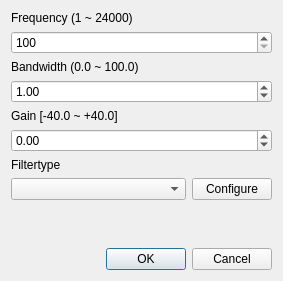
<?xml version="1.0" encoding="UTF-8"?>
<ui version="4.0">
 <class>addpoint</class>
 <widget class="QDialog" name="addpoint">
  <property name="geometry">
   <rect>
    <x>0</x>
    <y>0</y>
    <width>283</width>
    <height>281</height>
   </rect>
  </property>
  <property name="windowTitle">
   <string>Add Point</string>
  </property>
  <property name="windowIcon">
   <iconset resource="../../res/ddceditor_resources.qrc">
    <normaloff>:/img/icon.png</normaloff>:/img/icon.png</iconset>
  </property>
  <property name="modal">
   <bool>true</bool>
  </property>
  <layout class="QVBoxLayout" name="verticalLayout">
   <item>
    <widget class="QLabel" name="label">
     <property name="text">
      <string>Frequency (1 ~ 24000)</string>
     </property>
    </widget>
   </item>
   <item>
    <widget class="QSpinBox" name="freq">
     <property name="minimum">
      <number>100</number>
     </property>
     <property name="maximum">
      <number>24000</number>
     </property>
     <property name="singleStep">
      <number>10</number>
     </property>
    </widget>
   </item>
   <item>
    <widget class="QLabel" name="label_2">
     <property name="text">
      <string>Bandwidth (0.0 ~ 100.0)</string>
     </property>
    </widget>
   </item>
   <item>
    <widget class="QDoubleSpinBox" name="bw">
     <property name="maximum">
      <double>100.000000000000000</double>
     </property>
     <property name="singleStep">
      <double>0.200000000000000</double>
     </property>
     <property name="value">
      <double>1.000000000000000</double>
     </property>
    </widget>
   </item>
   <item>
    <widget class="QLabel" name="label_3">
     <property name="text">
      <string>Gain [-40.0 ~ +40.0]</string>
     </property>
    </widget>
   </item>
   <item>
    <widget class="QDoubleSpinBox" name="gain">
     <property name="minimum">
      <double>-40.000000000000000</double>
     </property>
     <property name="maximum">
      <double>40.000000000000000</double>
     </property>
     <property name="singleStep">
      <double>0.200000000000000</double>
     </property>
    </widget>
   </item>
   <item>
    <widget class="QLabel" name="label_4">
     <property name="text">
      <string>Filtertype</string>
     </property>
    </widget>
   </item>
   <item>
    <layout class="QHBoxLayout" name="horizontalLayout" stretch="5,1">
     <property name="topMargin">
      <number>0</number>
     </property>
     <item>
      <widget class="QComboBox" name="ftype"/>
     </item>
     <item>
      <widget class="QPushButton" name="custom_configure">
       <property name="text">
        <string>Configure</string>
       </property>
      </widget>
     </item>
    </layout>
   </item>
   <item>
    <spacer name="verticalSpacer">
     <property name="orientation">
      <enum>Qt::Vertical</enum>
     </property>
     <property name="sizeHint" stdset="0">
      <size>
       <width>20</width>
       <height>40</height>
      </size>
     </property>
    </spacer>
   </item>
   <item>
    <widget class="QDialogButtonBox" name="buttonBox">
     <property name="orientation">
      <enum>Qt::Horizontal</enum>
     </property>
     <property name="standardButtons">
      <set>QDialogButtonBox::Cancel|QDialogButtonBox::Ok</set>
     </property>
    </widget>
   </item>
  </layout>
 </widget>
 <tabstops>
  <tabstop>freq</tabstop>
  <tabstop>bw</tabstop>
  <tabstop>gain</tabstop>
  <tabstop>ftype</tabstop>
  <tabstop>custom_configure</tabstop>
 </tabstops>
 <resources>
  <include location="../../res/ddceditor_resources.qrc"/>
 </resources>
 <connections>
  <connection>
   <sender>buttonBox</sender>
   <signal>accepted()</signal>
   <receiver>addpoint</receiver>
   <slot>accept()</slot>
   <hints>
    <hint type="sourcelabel">
     <x>248</x>
     <y>254</y>
    </hint>
    <hint type="destinationlabel">
     <x>157</x>
     <y>274</y>
    </hint>
   </hints>
  </connection>
  <connection>
   <sender>buttonBox</sender>
   <signal>rejected()</signal>
   <receiver>addpoint</receiver>
   <slot>reject()</slot>
   <hints>
    <hint type="sourcelabel">
     <x>316</x>
     <y>260</y>
    </hint>
    <hint type="destinationlabel">
     <x>286</x>
     <y>274</y>
    </hint>
   </hints>
  </connection>
 </connections>
</ui>
